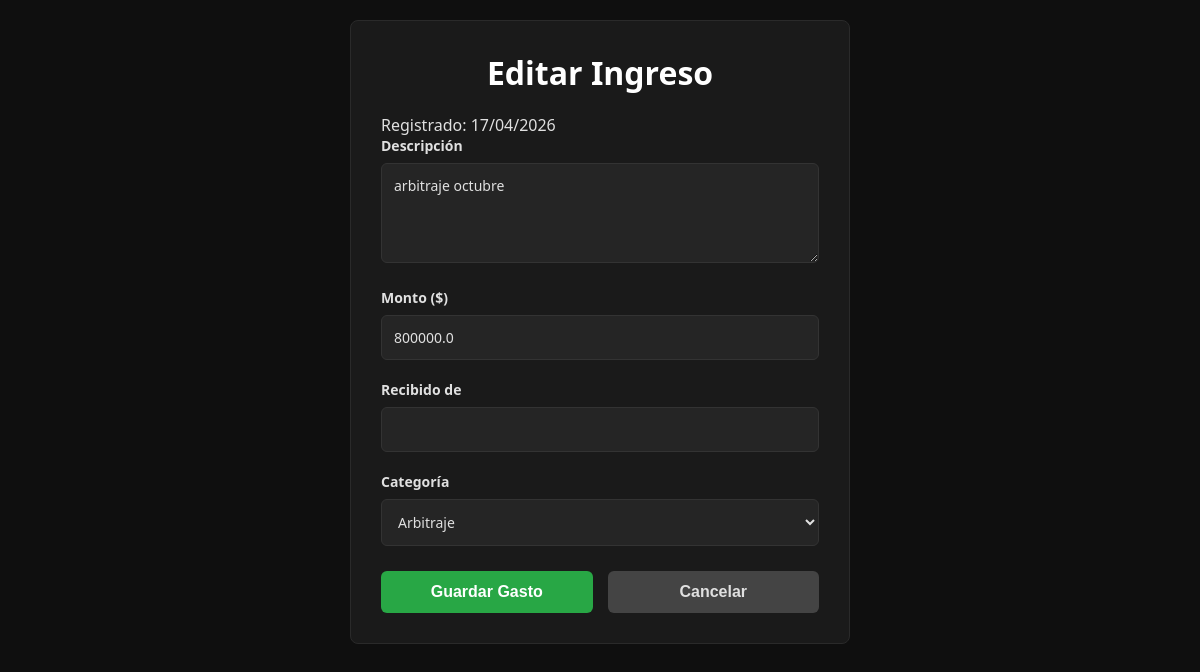
The app's page /ingreso/editar/1 (signed in) with its own data.
### models.py (models this page shows)
class Ingreso(db.Model):
    __tablename__ = 'ingreso'
    id = db.Column(db.Integer, primary_key=True)
    descripcion = db.Column(db.String(200), nullable=False)
    monto = db.Column(db.Float, nullable=False)
    fecha = db.Column(db.Date, nullable=False)
    usuario_id = db.Column(db.Integer, db.ForeignKey('usuario.id'), nullable=False)
    categoria_id = db.Column(db.Integer, db.ForeignKey('categoria.id'))
    fecha_creacion = db.Column(db.DateTime, default=datetime.utcnow)
    categoria = db.relationship('Categoria', backref='ingresos')

class Categoria(db.Model):
    __tablename__ = 'categoria'
    id = db.Column(db.Integer, primary_key=True)
    nombre = db.Column(db.String(100), nullable=False)
    tipo = db.Column(db.String(20), nullable=False)  # 'gasto' o 'ingreso'
    usuario_id = db.Column(db.Integer, db.ForeignKey('usuario.id'), nullable=False)
    fecha_creacion = db.Column(db.DateTime, default=datetime.utcnow)

### app.py (the view, shortened to what this page needs)
@app.route('/ingreso/editar/<int:id>', methods=['GET', 'POST'])
@login_required
def editar_ingreso(id):
    ingreso = Ingreso.query.get_or_404(id)
    if ingreso.usuario_id != current_user.id:
        flash('No tienes permiso', 'danger')
        return redirect(url_for('dashboard'))
    categorias = Categoria.query.filter_by(usuario_id=current_user.id, tipo='ingreso').all()
    return render_template('editar_ingreso.html', ingreso=ingreso, categorias=categorias)

### app.py (called while the page is built, shortened)
@login_manager.user_loader
def load_user(user_id):
    return Usuario.query.get(int(user_id))

@app.before_request
def crear_tablas():
    db.create_all()

@app.before_request
def debug_request():
    if request.path == '/nueva-categoria' and request.method == 'POST':
        print(f"\n{'='*50}")
        print(f"NUEVA PETICION A /nueva-categoria")
        print(f"Method: {request.method}")
        print(f"X-Requested-With: {request.headers.get('X-Requested-With')}")
        print(f"{'='*50}\n")

### templates/editar_ingreso.html (shortened to what this page needs)
<!DOCTYPE html>
<html>
<head>
</head>
<body>
    <div class="container">
        <div class="form-card">
            <h1>Editar Ingreso</h1>
            <div class="info-box">
                Registrado: {{ ingreso.fecha.strftime('%d/%m/%Y') }}
            </div>
            <form method="POST">
                <div class="form-group">
                    <label for="descripcion">Descripción</label>
                    <textarea name="descripcion" id="descripcion" required>{{ ingreso.descripcion }}</textarea>
                </div>
                <div class="form-group">
                    <label for="monto">Monto ($)</label>
                    <input type="number" name="monto" id="monto" step="0.01" min="0" required value="{{ ingreso.monto }}" autocomplete="off">
                </div>
                <div class="form-group">
                    <label for="recibido_de">Recibido de</label>
                    <input type="text" name="recibido_de" id="recibido_de" required value="{{ ingreso.recibido_de }}" autocomplete="off">
                </div>
                <div class="form-group">
                    <label for="categoria_id">Categoría</label>
                    <select name="categoria_id" id="categoria_id" required autocomplete="off">
                        {% for cat in categorias %}
                            <option value="{{ cat.id }}" {% if cat.id == ingreso.categoria_id %}selected{% endif %}>{{ cat.nombre }}</option>
                        {% endfor %}
                    </select>
                </div>
                <div class="botones">
                    <button type="submit" class="btn-guardar">Guardar Gasto</button>
                    <button type="button" class="btn-cancelar" onclick="window.location.href='{{ url_for('dashboard') }}'">Cancelar</button>
                </div>
            </form>
        </div>
    </div>
</body>
</html>

### templates/editar_ingreso.html (style rules this page uses)
* { margin: 0; padding: 0; box-sizing: border-box; }
body { font-family: 'Segoe UI', Tahoma, Geneva, Verdana, sans-serif; background: #0f0f0f; color: #e0e0e0; min-height: 100vh; padding: 20px; }
.container { max-width: 500px; margin: 0 auto; }
.form-card { background: #1a1a1a; padding: 30px; border-radius: 8px; border: 1px solid #2a2a2a; }
h1 { color: #fff; margin-bottom: 20px; text-align: center; }
.form-group { margin-bottom: 20px; }
label { display: block; margin-bottom: 8px; color: #e0e0e0; font-weight: 600; font-size: 14px; }
input, select, textarea { width: 100%; padding: 12px; border: 1px solid #333; border-radius: 6px; font-size: 14px; transition: 0.3s; font-family: inherit; background: #252525; color: #e0e0e0; }
textarea { resize: vertical; min-height: 100px; }
.botones { display: grid; grid-template-columns: 1fr 1fr; gap: 15px; margin-top: 25px; }
.botones button { padding: 12px; border: none; border-radius: 6px; font-size: 16px; font-weight: 600; cursor: pointer; transition: 0.3s; text-decoration: none; text-align: center; width: 100%; }
.btn-guardar { background: #28a745; color: white; }
.btn-cancelar { background: #444; color: #e0e0e0; }

### records on screen
Ingreso: fecha "17/04/2026", descripcion "arbitraje octubre", monto "800000.0", categoria_id "Arbitraje"
